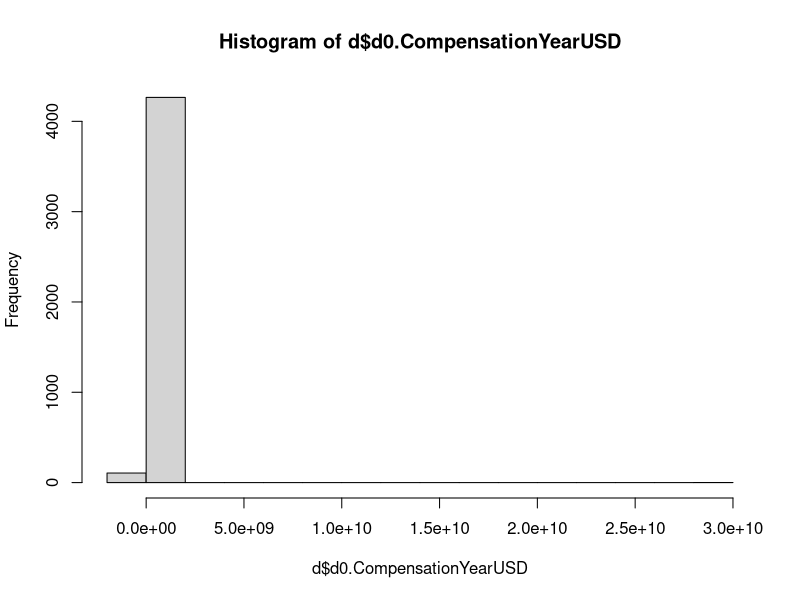
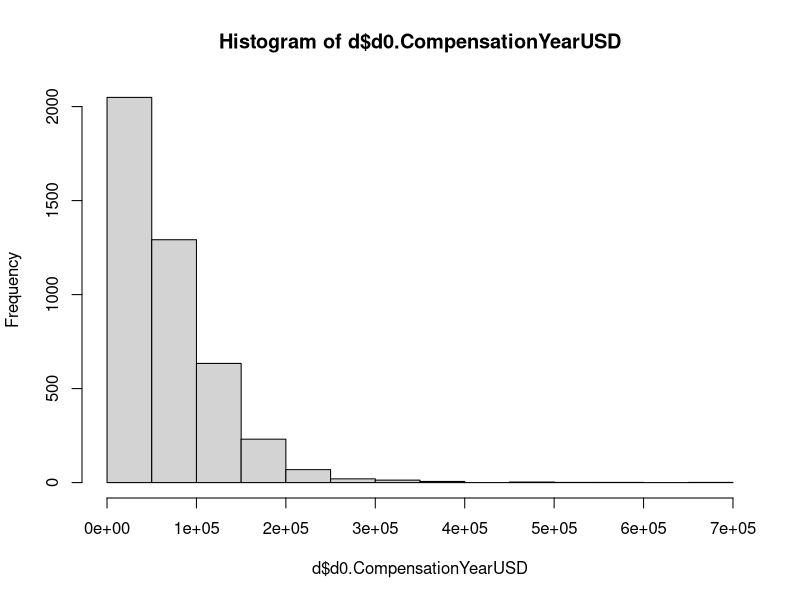

Recreate these plots in R, in order.
## ---- chunk 1
knitr::opts_chunk$set(echo = TRUE)
## ---- chunk 2
d0 <- read.csv("../Data/DataScienceData.csv")
## ---- chunk 3
d <- data.frame(d0$FormalEducation, d0$CompensationYearUSD)
d <- na.omit(d)
unique(d$d0.FormalEducation)
## ---- chunk 4
hist(d$d0.CompensationYearUSD)
max(d$d0.CompensationYearUSD)
mean(d$d0.CompensationYearUSD)
mean(d$d0.CompensationYearUSD[d$d0.FormalEducation=="Bachelor's degree"])
## ---- chunk 5
d <- d[d$d0.CompensationYearUSD < 1000000,]
d <- d[d$d0.CompensationYearUSD > 0,]
hist(d$d0.CompensationYearUSD)
## ---- chunk 6
mean(d$d0.CompensationYearUSD)
sd(d$d0.CompensationYearUSD)
mean(d$d0.CompensationYearUSD[d$d0.FormalEducation=="Bachelor's degree"])
## ---- chunk 7
unique(d$d0.FormalEducation)

"bachelor's"
bach = d[d$d0.FormalEducation=="Bachelor's degree",]
nrow(bach)
mean(bach$d0.CompensationYearUSD)
sd(bach$d0.CompensationYearUSD)

"master's"
mas = d[d$d0.FormalEducation=="Master's degree",]
nrow(mas)
mean(mas$d0.CompensationYearUSD)
sd(mas$d0.CompensationYearUSD)

"doctorate"
doc = d[d$d0.FormalEducation=="Doctoral degree",]
nrow(doc)
mean(doc$d0.CompensationYearUSD)
sd(doc$d0.CompensationYearUSD)

"professional"
prof = d[d$d0.FormalEducation=="Professional degree",]
nrow(prof)
mean(prof$d0.CompensationYearUSD)
sd(prof$d0.CompensationYearUSD)

"some college"
sc = d[d$d0.FormalEducation=="Some college/university study without earning a bachelor's degree",]
nrow(sc)
mean(sc$d0.CompensationYearUSD)
sd(sc$d0.CompensationYearUSD)
## ---- chunk 8
set.seed(5)
n = 5

m1 = 66000
m2 = 76000
m3 = 56000

s1 = 60000
s2 = 50000
s3 = 30000

reps=1000
pvalues=data.frame(p12=rep(NA,reps),p13=rep(NA,reps),p23=rep(NA,reps))
for(i in 1:reps){
  x1=rnorm(n,m1,s1)
  x2=rnorm(n,m2,s2)
  x3=rnorm(n,m3,s3)
  pvalues$p12[i]=t.test(x1,x2,var.equal=F)$p.value
  pvalues$p13[i]=t.test(x1,x3,var.equal=F)$p.value
  pvalues$p23[i]=t.test(x2,x3,var.equal=F)$p.value
}

